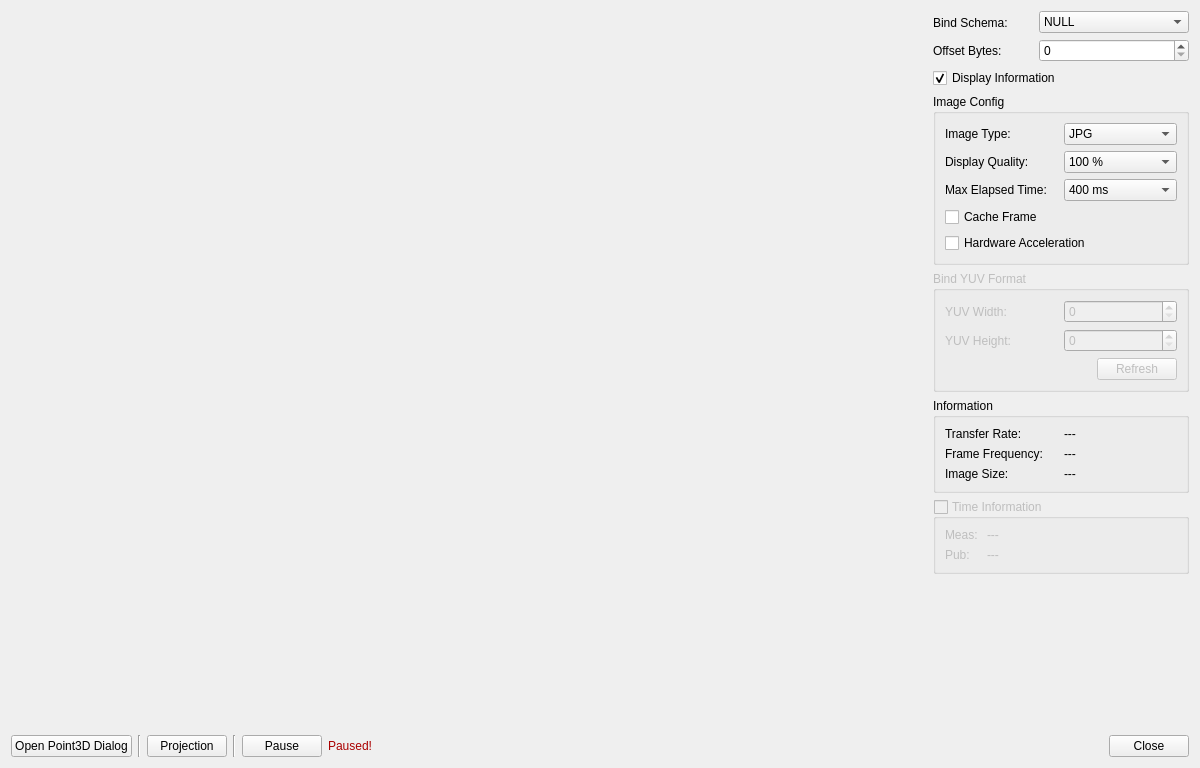
<?xml version="1.0" encoding="UTF-8"?>
<ui version="4.0">
 <class>CameraDialog</class>
 <widget class="QDialog" name="CameraDialog">
  <property name="geometry">
   <rect>
    <x>0</x>
    <y>0</y>
    <width>1200</width>
    <height>768</height>
   </rect>
  </property>
  <property name="minimumSize">
   <size>
    <width>1200</width>
    <height>768</height>
   </size>
  </property>
  <property name="windowTitle">
   <string>Camera Dialog</string>
  </property>
  <layout class="QGridLayout" name="gridLayout">
   <item row="0" column="0">
    <widget class="QWidget" name="widget" native="true">
     <property name="sizePolicy">
      <sizepolicy hsizetype="Expanding" vsizetype="Expanding">
       <horstretch>10</horstretch>
       <verstretch>100</verstretch>
      </sizepolicy>
     </property>
    </widget>
   </item>
   <item row="1" column="0" colspan="2">
    <layout class="QHBoxLayout" name="horizontalLayout">
     <item>
      <widget class="QPushButton" name="pushButton_point3d">
       <property name="enabled">
        <bool>true</bool>
       </property>
       <property name="focusPolicy">
        <enum>Qt::FocusPolicy::NoFocus</enum>
       </property>
       <property name="text">
        <string>Open Point3D Dialog</string>
       </property>
       <property name="icon">
        <iconset resource="resource.qrc">
         <normaloff>:/resource/3d.png</normaloff>:/resource/3d.png</iconset>
       </property>
       <property name="autoDefault">
        <bool>false</bool>
       </property>
      </widget>
     </item>
     <item>
      <widget class="Line" name="line">
       <property name="orientation">
        <enum>Qt::Orientation::Vertical</enum>
       </property>
      </widget>
     </item>
     <item>
      <widget class="QPushButton" name="pushButton_projection">
       <property name="focusPolicy">
        <enum>Qt::FocusPolicy::NoFocus</enum>
       </property>
       <property name="text">
        <string>Projection</string>
       </property>
       <property name="icon">
        <iconset resource="resource.qrc">
         <normaloff>:/resource/projection.png</normaloff>:/resource/projection.png</iconset>
       </property>
       <property name="autoDefault">
        <bool>false</bool>
       </property>
      </widget>
     </item>
     <item>
      <widget class="Line" name="line_2">
       <property name="orientation">
        <enum>Qt::Orientation::Vertical</enum>
       </property>
      </widget>
     </item>
     <item>
      <widget class="QPushButton" name="pushButton_pause">
       <property name="text">
        <string>Pause</string>
       </property>
       <property name="icon">
        <iconset resource="resource.qrc">
         <normaloff>:/resource/pause.png</normaloff>:/resource/pause.png</iconset>
       </property>
       <property name="autoDefault">
        <bool>false</bool>
       </property>
      </widget>
     </item>
     <item>
      <widget class="QLabel" name="label_pause">
       <property name="styleSheet">
        <string notr="true">color: rgb(170, 0, 0);</string>
       </property>
       <property name="text">
        <string>Paused!</string>
       </property>
      </widget>
     </item>
     <item>
      <spacer name="horizontalSpacer">
       <property name="orientation">
        <enum>Qt::Orientation::Horizontal</enum>
       </property>
       <property name="sizeHint" stdset="0">
        <size>
         <width>0</width>
         <height>0</height>
        </size>
       </property>
      </spacer>
     </item>
     <item>
      <widget class="QPushButton" name="pushButton_close">
       <property name="focusPolicy">
        <enum>Qt::FocusPolicy::NoFocus</enum>
       </property>
       <property name="text">
        <string>Close</string>
       </property>
       <property name="icon">
        <iconset resource="resource.qrc">
         <normaloff>:/resource/cancel.png</normaloff>:/resource/cancel.png</iconset>
       </property>
       <property name="autoDefault">
        <bool>false</bool>
       </property>
      </widget>
     </item>
    </layout>
   </item>
   <item row="0" column="1">
    <widget class="QStackedWidget" name="stackedWidget">
     <property name="currentIndex">
      <number>0</number>
     </property>
     <widget class="QWidget" name="page_main">
      <layout class="QVBoxLayout" name="verticalLayout_27">
       <property name="leftMargin">
        <number>0</number>
       </property>
       <property name="topMargin">
        <number>0</number>
       </property>
       <property name="rightMargin">
        <number>0</number>
       </property>
       <property name="bottomMargin">
        <number>0</number>
       </property>
       <item>
        <layout class="QVBoxLayout" name="verticalLayout_10">
         <item>
          <layout class="QHBoxLayout" name="horizontalLayout_3">
           <item>
            <layout class="QVBoxLayout" name="verticalLayout_6">
             <item>
              <widget class="QLabel" name="label_proto">
               <property name="sizePolicy">
                <sizepolicy hsizetype="Preferred" vsizetype="Preferred">
                 <horstretch>0</horstretch>
                 <verstretch>0</verstretch>
                </sizepolicy>
               </property>
               <property name="text">
                <string>Bind Schema: </string>
               </property>
              </widget>
             </item>
             <item>
              <widget class="QLabel" name="label_offset">
               <property name="text">
                <string>Offset Bytes: </string>
               </property>
              </widget>
             </item>
            </layout>
           </item>
           <item>
            <layout class="QVBoxLayout" name="verticalLayout_7">
             <item>
              <widget class="QComboBox" name="comboBox_proto">
               <property name="sizePolicy">
                <sizepolicy hsizetype="Preferred" vsizetype="Fixed">
                 <horstretch>0</horstretch>
                 <verstretch>0</verstretch>
                </sizepolicy>
               </property>
               <property name="minimumSize">
                <size>
                 <width>150</width>
                 <height>0</height>
                </size>
               </property>
               <item>
                <property name="text">
                 <string>NULL</string>
                </property>
               </item>
              </widget>
             </item>
             <item>
              <widget class="QSpinBox" name="spinBox_offset">
               <property name="maximum">
                <number>99999</number>
               </property>
              </widget>
             </item>
            </layout>
           </item>
          </layout>
         </item>
         <item>
          <widget class="QCheckBox" name="checkBox_display">
           <property name="text">
            <string>Display Information</string>
           </property>
           <property name="checked">
            <bool>true</bool>
           </property>
          </widget>
         </item>
         <item>
          <widget class="QGroupBox" name="groupBox_config">
           <property name="sizePolicy">
            <sizepolicy hsizetype="Preferred" vsizetype="Fixed">
             <horstretch>0</horstretch>
             <verstretch>0</verstretch>
            </sizepolicy>
           </property>
           <property name="title">
            <string>Image Config</string>
           </property>
           <layout class="QVBoxLayout" name="verticalLayout_9">
            <item>
             <layout class="QHBoxLayout" name="horizontalLayout_2">
              <item>
               <layout class="QVBoxLayout" name="verticalLayout_8">
                <item>
                 <widget class="QLabel" name="label_type">
                  <property name="sizePolicy">
                   <sizepolicy hsizetype="Preferred" vsizetype="Preferred">
                    <horstretch>0</horstretch>
                    <verstretch>0</verstretch>
                   </sizepolicy>
                  </property>
                  <property name="text">
                   <string>Image Type: </string>
                  </property>
                 </widget>
                </item>
                <item>
                 <widget class="QLabel" name="label_quality">
                  <property name="text">
                   <string>Display Quality:</string>
                  </property>
                 </widget>
                </item>
                <item>
                 <widget class="QLabel" name="label_elapsed">
                  <property name="text">
                   <string>Max Elapsed Time:</string>
                  </property>
                 </widget>
                </item>
               </layout>
              </item>
              <item>
               <layout class="QVBoxLayout" name="verticalLayout">
                <item>
                 <widget class="QComboBox" name="comboBox_type">
                  <item>
                   <property name="text">
                    <string>JPG</string>
                   </property>
                  </item>
                  <item>
                   <property name="text">
                    <string>H264</string>
                   </property>
                  </item>
                  <item>
                   <property name="text">
                    <string>H265</string>
                   </property>
                  </item>
                  <item>
                   <property name="text">
                    <string>MPEG4</string>
                   </property>
                  </item>
                  <item>
                   <property name="text">
                    <string>YUV420</string>
                   </property>
                  </item>
                  <item>
                   <property name="text">
                    <string>YUV422</string>
                   </property>
                  </item>
                  <item>
                   <property name="text">
                    <string>YUV444</string>
                   </property>
                  </item>
                  <item>
                   <property name="text">
                    <string>NV12</string>
                   </property>
                  </item>
                  <item>
                   <property name="text">
                    <string>YUYV</string>
                   </property>
                  </item>
                  <item>
                   <property name="text">
                    <string>YVYU</string>
                   </property>
                  </item>
                  <item>
                   <property name="text">
                    <string>UYVY</string>
                   </property>
                  </item>
                  <item>
                   <property name="text">
                    <string>BGR888</string>
                   </property>
                  </item>
                  <item>
                   <property name="text">
                    <string>RGB888</string>
                   </property>
                  </item>
                 </widget>
                </item>
                <item>
                 <widget class="QComboBox" name="comboBox_quality">
                  <item>
                   <property name="text">
                    <string>100 %</string>
                   </property>
                  </item>
                  <item>
                   <property name="text">
                    <string>75 %</string>
                   </property>
                  </item>
                  <item>
                   <property name="text">
                    <string>50 %</string>
                   </property>
                  </item>
                  <item>
                   <property name="text">
                    <string>25 %</string>
                   </property>
                  </item>
                 </widget>
                </item>
                <item>
                 <widget class="QComboBox" name="comboBox_elapsed">
                  <property name="currentIndex">
                   <number>3</number>
                  </property>
                  <item>
                   <property name="text">
                    <string>50 ms</string>
                   </property>
                  </item>
                  <item>
                   <property name="text">
                    <string>100 ms</string>
                   </property>
                  </item>
                  <item>
                   <property name="text">
                    <string>200 ms</string>
                   </property>
                  </item>
                  <item>
                   <property name="text">
                    <string>400 ms</string>
                   </property>
                  </item>
                  <item>
                   <property name="text">
                    <string>800 ms</string>
                   </property>
                  </item>
                  <item>
                   <property name="text">
                    <string>No Limit</string>
                   </property>
                  </item>
                 </widget>
                </item>
               </layout>
              </item>
             </layout>
            </item>
            <item>
             <widget class="QCheckBox" name="checkBox_cache">
              <property name="text">
               <string>Cache Frame</string>
              </property>
              <property name="checked">
               <bool>false</bool>
              </property>
             </widget>
            </item>
            <item>
             <widget class="QCheckBox" name="checkBox_hard">
              <property name="text">
               <string>Hardware Acceleration</string>
              </property>
             </widget>
            </item>
           </layout>
          </widget>
         </item>
         <item>
          <widget class="QGroupBox" name="groupBox_yuv">
           <property name="enabled">
            <bool>false</bool>
           </property>
           <property name="sizePolicy">
            <sizepolicy hsizetype="Preferred" vsizetype="Fixed">
             <horstretch>0</horstretch>
             <verstretch>0</verstretch>
            </sizepolicy>
           </property>
           <property name="title">
            <string>Bind YUV Format</string>
           </property>
           <layout class="QVBoxLayout" name="verticalLayout_11">
            <item>
             <layout class="QHBoxLayout" name="horizontalLayout_6">
              <item>
               <layout class="QVBoxLayout" name="verticalLayout_5">
                <item>
                 <widget class="QLabel" name="label_yuv_width">
                  <property name="text">
                   <string>YUV Width: </string>
                  </property>
                 </widget>
                </item>
                <item>
                 <widget class="QLabel" name="label_yuv_height">
                  <property name="text">
                   <string>YUV Height: </string>
                  </property>
                 </widget>
                </item>
               </layout>
              </item>
              <item>
               <layout class="QVBoxLayout" name="verticalLayout_4">
                <item>
                 <widget class="QSpinBox" name="spinBox_yuv_width">
                  <property name="maximum">
                   <number>10000</number>
                  </property>
                 </widget>
                </item>
                <item>
                 <widget class="QSpinBox" name="spinBox_yuv_height">
                  <property name="maximum">
                   <number>10000</number>
                  </property>
                 </widget>
                </item>
               </layout>
              </item>
             </layout>
            </item>
            <item>
             <layout class="QHBoxLayout" name="horizontalLayout_5">
              <item>
               <spacer name="horizontalSpacer_2">
                <property name="orientation">
                 <enum>Qt::Orientation::Horizontal</enum>
                </property>
                <property name="sizeHint" stdset="0">
                 <size>
                  <width>40</width>
                  <height>20</height>
                 </size>
                </property>
               </spacer>
              </item>
              <item>
               <widget class="QPushButton" name="pushButton_yuv">
                <property name="focusPolicy">
                 <enum>Qt::FocusPolicy::NoFocus</enum>
                </property>
                <property name="text">
                 <string>Refresh</string>
                </property>
                <property name="autoDefault">
                 <bool>false</bool>
                </property>
               </widget>
              </item>
             </layout>
            </item>
           </layout>
          </widget>
         </item>
         <item>
          <widget class="QGroupBox" name="groupBox_info">
           <property name="sizePolicy">
            <sizepolicy hsizetype="Preferred" vsizetype="Fixed">
             <horstretch>0</horstretch>
             <verstretch>0</verstretch>
            </sizepolicy>
           </property>
           <property name="title">
            <string>Information</string>
           </property>
           <layout class="QGridLayout" name="gridLayout_2">
            <item row="0" column="0">
             <layout class="QHBoxLayout" name="horizontalLayout_4">
              <item>
               <layout class="QVBoxLayout" name="verticalLayout_3">
                <item>
                 <widget class="QLabel" name="label_transfer">
                  <property name="text">
                   <string>Transfer Rate: </string>
                  </property>
                 </widget>
                </item>
                <item>
                 <widget class="QLabel" name="label_frame">
                  <property name="text">
                   <string>Frame Frequency: </string>
                  </property>
                 </widget>
                </item>
                <item>
                 <widget class="QLabel" name="label_size">
                  <property name="text">
                   <string>Image Size: </string>
                  </property>
                 </widget>
                </item>
               </layout>
              </item>
              <item>
               <layout class="QVBoxLayout" name="verticalLayout_2">
                <item>
                 <widget class="QLabel" name="label_transfer2">
                  <property name="text">
                   <string>---</string>
                  </property>
                 </widget>
                </item>
                <item>
                 <widget class="QLabel" name="label_frame2">
                  <property name="text">
                   <string>---</string>
                  </property>
                 </widget>
                </item>
                <item>
                 <widget class="QLabel" name="label_size2">
                  <property name="text">
                   <string>---</string>
                  </property>
                 </widget>
                </item>
               </layout>
              </item>
             </layout>
            </item>
           </layout>
          </widget>
         </item>
         <item>
          <widget class="QGroupBox" name="groupBox_time">
           <property name="enabled">
            <bool>false</bool>
           </property>
           <property name="sizePolicy">
            <sizepolicy hsizetype="Preferred" vsizetype="Fixed">
             <horstretch>0</horstretch>
             <verstretch>0</verstretch>
            </sizepolicy>
           </property>
           <property name="title">
            <string>Time Information</string>
           </property>
           <property name="checkable">
            <bool>true</bool>
           </property>
           <property name="checked">
            <bool>false</bool>
           </property>
           <layout class="QVBoxLayout" name="verticalLayout_14">
            <item>
             <layout class="QHBoxLayout" name="horizontalLayout_7">
              <item>
               <layout class="QVBoxLayout" name="verticalLayout_12">
                <item>
                 <widget class="QLabel" name="label_meas">
                  <property name="text">
                   <string>Meas: </string>
                  </property>
                 </widget>
                </item>
                <item>
                 <widget class="QLabel" name="label_pub">
                  <property name="text">
                   <string>Pub: </string>
                  </property>
                 </widget>
                </item>
               </layout>
              </item>
              <item>
               <layout class="QVBoxLayout" name="verticalLayout_13">
                <item>
                 <widget class="QLabel" name="label_meas2">
                  <property name="sizePolicy">
                   <sizepolicy hsizetype="Expanding" vsizetype="Preferred">
                    <horstretch>0</horstretch>
                    <verstretch>0</verstretch>
                   </sizepolicy>
                  </property>
                  <property name="text">
                   <string>---</string>
                  </property>
                 </widget>
                </item>
                <item>
                 <widget class="QLabel" name="label_pub2">
                  <property name="sizePolicy">
                   <sizepolicy hsizetype="Expanding" vsizetype="Preferred">
                    <horstretch>0</horstretch>
                    <verstretch>0</verstretch>
                   </sizepolicy>
                  </property>
                  <property name="text">
                   <string>---</string>
                  </property>
                 </widget>
                </item>
               </layout>
              </item>
             </layout>
            </item>
           </layout>
          </widget>
         </item>
         <item>
          <spacer name="verticalSpacer">
           <property name="orientation">
            <enum>Qt::Orientation::Vertical</enum>
           </property>
           <property name="sizeType">
            <enum>QSizePolicy::Policy::Expanding</enum>
           </property>
           <property name="sizeHint" stdset="0">
            <size>
             <width>20</width>
             <height>18</height>
            </size>
           </property>
          </spacer>
         </item>
        </layout>
       </item>
      </layout>
     </widget>
     <widget class="QWidget" name="page_text">
      <layout class="QVBoxLayout" name="verticalLayout_28">
       <property name="leftMargin">
        <number>0</number>
       </property>
       <property name="topMargin">
        <number>0</number>
       </property>
       <property name="rightMargin">
        <number>0</number>
       </property>
       <property name="bottomMargin">
        <number>0</number>
       </property>
       <item>
        <widget class="QTextEdit" name="textEdit">
         <property name="readOnly">
          <bool>true</bool>
         </property>
        </widget>
       </item>
      </layout>
     </widget>
    </widget>
   </item>
  </layout>
 </widget>
 <resources>
  <include location="resource.qrc"/>
 </resources>
 <connections/>
</ui>
